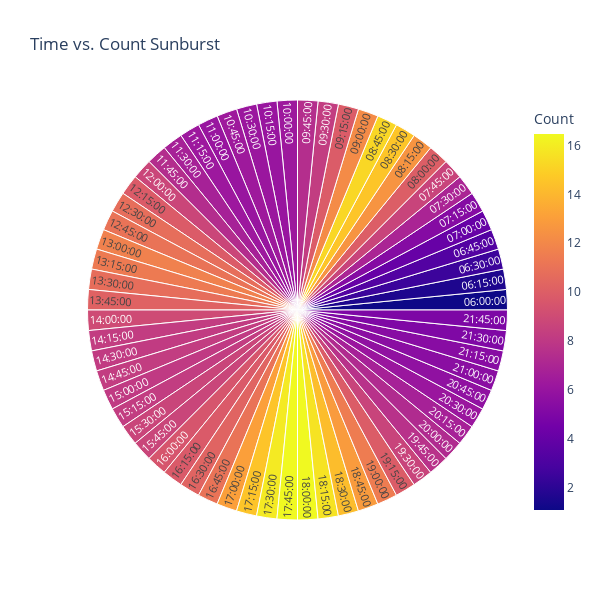

The cell this chart's notebook holds for it:
### Markdown cell above
## Daily Commute Patterns

### Code cell
## Time vs. Count Sunburst Chart
df2 = df[['Time', 'Count']]
df2 = df2['Count'].groupby(df2['Time']).mean().reset_index()

# plot
fig = px.sunburst(df2, path = ['Time'], color = 'Count', title = 'Time vs. Count Sunburst')
fig.update_layout(width=600, height=600)
fig.show()

### Figure 1 — Plotly figure (JSON) as saved in the notebook; plotly's stock layout.template omitted (floating-point values rounded to 4 significant figures)
{"data": [{"branchvalues": "total", "customdata": [[1.08], [1.603], [2.479], [3.3], [4.08], [5.284], [6.925], [8.591], [9.992], [12.56], [14.57], [15.22], [12.14], [9.86], [8.22], [7.435], [6.27], [6.063], [6.13], [6.326], [6.037], [6.241], [6.739], [7.405], [8.744], [9.836], [10.78], [11.05], [11.69], [11.38], [10.74], [10.17], [8.982], [8.25], [8.144], [8.217], [8.104], [8.257], [8.648], [8.698], [9.509], [9.775], [10.28], [11.04], [13.06], [14.52], [15.93], [16.46], [16.47], [15.65], [14.23], [12.85], [11.46], [9.897], [8.609], [7.641], [7.267], [6.724], [6.135], [5.705], [5.476], [5.391], [5.036], [4.947]], "domain": {"x": [0, 1], "y": [0, 1]}, "hovertemplate": "labels=%{label}<br>count=%{value}<br>parent=%{parent}<br>id=%{id}<br>Count=%{color}<extra></extra>", "ids": ["06:00:00", "06:15:00", "06:30:00", "06:45:00", "07:00:00", "07:15:00", "07:30:00", "07:45:00", "08:00:00", "08:15:00", "08:30:00", "08:45:00", "09:00:00", "09:15:00", "09:30:00", "09:45:00", "10:00:00", "10:15:00", "10:30:00", "10:45:00", "11:00:00", "11:15:00", "11:30:00", "11:45:00", "12:00:00", "12:15:00", "12:30:00", "12:45:00", "13:00:00", "13:15:00", "13:30:00", "13:45:00", "14:00:00", "14:15:00", "14:30:00", "14:45:00", "15:00:00", "15:15:00", "15:30:00", "15:45:00", "16:00:00", "16:15:00", "16:30:00", "16:45:00", "17:00:00", "17:15:00", "17:30:00", "17:45:00", "18:00:00", "18:15:00", "18:30:00", "18:45:00", "19:00:00", "19:15:00", "19:30:00", "19:45:00", "20:00:00", "20:15:00", "20:30:00", "20:45:00", "21:00:00", "21:15:00", "21:30:00", "21:45:00"], "labels": ["06:00:00", "06:15:00", "06:30:00", "06:45:00", "07:00:00", "07:15:00", "07:30:00", "07:45:00", "08:00:00", "08:15:00", "08:30:00", "08:45:00", "09:00:00", "09:15:00", "09:30:00", "09:45:00", "10:00:00", "10:15:00", "10:30:00", "10:45:00", "11:00:00", "11:15:00", "11:30:00", "11:45:00", "12:00:00", "12:15:00", "12:30:00", "12:45:00", "13:00:00", "13:15:00", "13:30:00", "13:45:00", "14:00:00", "14:15:00", "14:30:00", "14:45:00", "15:00:00", "15:15:00", "15:30:00", "15:45:00", "16:00:00", "16:15:00", "16:30:00", "16:45:00", "17:00:00", "17:15:00", "17:30:00", "17:45:00", "18:00:00", "18:15:00", "18:30:00", "18:45:00", "19:00:00", "19:15:00", "19:30:00", "19:45:00", "20:00:00", "20:15:00", "20:30:00", "20:45:00", "21:00:00", "21:15:00", "21:30:00", "21:45:00"], "marker": {"coloraxis": "coloraxis", "colors": [1.08, 1.603, 2.479, 3.3, 4.08, 5.284, 6.925, 8.591, 9.992, 12.56, 14.57, 15.22, 12.14, 9.86, 8.22, 7.435, 6.27, 6.063, 6.13, 6.326, 6.037, 6.241, 6.739, 7.405, 8.744, 9.836, 10.78, 11.05, 11.69, 11.38, 10.74, 10.17, 8.982, 8.25, 8.144, 8.217, 8.104, 8.257, 8.648, 8.698, 9.509, 9.775, 10.28, 11.04, 13.06, 14.52, 15.93, 16.46, 16.47, 15.65, 14.23, 12.85, 11.46, 9.897, 8.609, 7.641, 7.267, 6.724, 6.135, 5.705, 5.476, 5.391, 5.036, 4.947]}, "name": "", "parents": ["", "", "", "", "", "", "", "", "", "", "", "", "", "", "", "", "", "", "", "", "", "", "", "", "", "", "", "", "", "", "", "", "", "", "", "", "", "", "", "", "", "", "", "", "", "", "", "", "", "", "", "", "", "", "", "", "", "", "", "", "", "", "", ""], "type": "sunburst", "values": [1, 1, 1, 1, 1, 1, 1, 1, 1, 1, 1, 1, 1, 1, 1, 1, 1, 1, 1, 1, 1, 1, 1, 1, 1, 1, 1, 1, 1, 1, 1, 1, 1, 1, 1, 1, 1, 1, 1, 1, 1, 1, 1, 1, 1, 1, 1, 1, 1, 1, 1, 1, 1, 1, 1, 1, 1, 1, 1, 1, 1, 1, 1, 1]}], "layout": {"coloraxis": {"colorbar": {"title": {"text": "Count"}}, "colorscale": [[0, "#0d0887"], [0.1111, "#46039f"], [0.2222, "#7201a8"], [0.3333, "#9c179e"], [0.4444, "#bd3786"], [0.5556, "#d8576b"], [0.6667, "#ed7953"], [0.7778, "#fb9f3a"], [0.8889, "#fdca26"], [1, "#f0f921"]]}, "height": 600, "legend": {"tracegroupgap": 0}, "title": {"text": "Time vs. Count Sunburst"}, "width": 600}}
